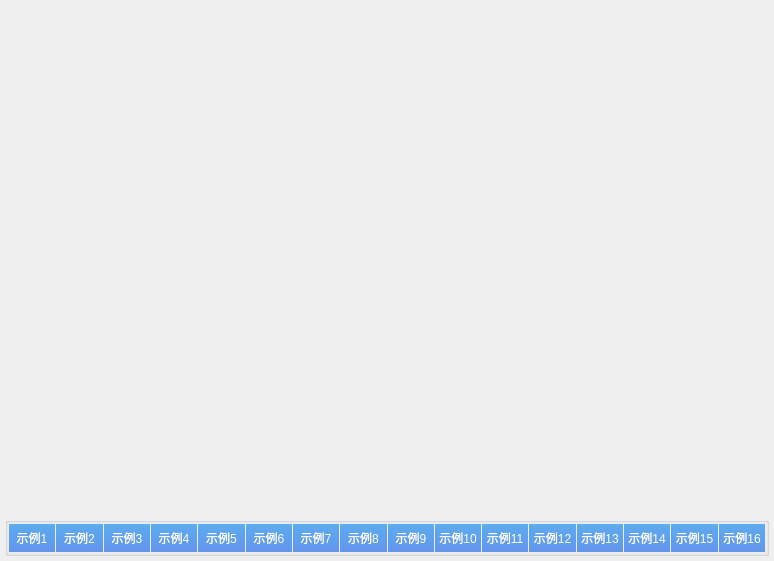
<?xml version="1.0" encoding="UTF-8"?>
<ui version="4.0">
 <class>frmPlot</class>
 <widget class="QWidget" name="frmPlot">
  <property name="geometry">
   <rect>
    <x>0</x>
    <y>0</y>
    <width>774</width>
    <height>561</height>
   </rect>
  </property>
  <property name="windowTitle">
   <string>Form</string>
  </property>
  <property name="styleSheet">
   <string notr="true">QPushButton{
	border-style:none;
	border: 0px;	
	color: rgb(255, 255, 255);
	padding: 4px;
    min-width: 25px;
    min-height: 20px;
}

QPushButton{
	background-color: qlineargradient(spread:pad, x1:0, y1:0, x2:0, y2:1, stop:0 rgba(92, 172, 238, 255), stop:1 rgba(100, 149, 237, 255));
}

QPushButton:hover{
	background-color: qlineargradient(spread:pad, x1:0, y1:0, x2:0, y2:1, stop:0 rgba(27, 137, 202, 255), stop:1 rgba(16, 119, 181, 255));
}

QPushButton:pressed{
	background-color: qlineargradient(spread:pad, x1:0, y1:0, x2:0, y2:1, stop:0 rgba(92, 172, 238, 255), stop:1 rgba(100, 149, 237, 255));
}</string>
  </property>
  <layout class="QVBoxLayout" name="verticalLayout_2">
   <property name="spacing">
    <number>3</number>
   </property>
   <property name="leftMargin">
    <number>5</number>
   </property>
   <property name="topMargin">
    <number>5</number>
   </property>
   <property name="rightMargin">
    <number>5</number>
   </property>
   <property name="bottomMargin">
    <number>5</number>
   </property>
   <item>
    <widget class="QCustomPlot" name="customPlot1" native="true"/>
   </item>
   <item>
    <widget class="QCustomPlot" name="customPlot2" native="true"/>
   </item>
   <item>
    <widget class="QCustomPlot" name="customPlot3" native="true"/>
   </item>
   <item>
    <widget class="QCustomPlot" name="customPlot4" native="true"/>
   </item>
   <item>
    <widget class="QCustomPlot" name="customPlot5" native="true"/>
   </item>
   <item>
    <widget class="QCustomPlot" name="customPlot6" native="true"/>
   </item>
   <item>
    <widget class="QCustomPlot" name="customPlot7" native="true"/>
   </item>
   <item>
    <widget class="QCustomPlot" name="customPlot8" native="true"/>
   </item>
   <item>
    <widget class="QCustomPlot" name="customPlot9" native="true"/>
   </item>
   <item>
    <widget class="QCustomPlot" name="customPlot10" native="true"/>
   </item>
   <item>
    <widget class="QCustomPlot" name="customPlot11" native="true"/>
   </item>
   <item>
    <widget class="QCustomPlot" name="customPlot12" native="true"/>
   </item>
   <item>
    <widget class="QCustomPlot" name="customPlot13" native="true"/>
   </item>
   <item>
    <widget class="QCustomPlot" name="customPlot14" native="true"/>
   </item>
   <item>
    <widget class="QCustomPlot" name="customPlot15" native="true"/>
   </item>
   <item>
    <widget class="QCustomPlot" name="customPlot16" native="true"/>
   </item>
   <item>
    <widget class="QGroupBox" name="groupBox">
     <property name="sizePolicy">
      <sizepolicy hsizetype="Preferred" vsizetype="Fixed">
       <horstretch>0</horstretch>
       <verstretch>0</verstretch>
      </sizepolicy>
     </property>
     <property name="title">
      <string/>
     </property>
     <layout class="QHBoxLayout" name="horizontalLayout">
      <property name="spacing">
       <number>1</number>
      </property>
      <property name="leftMargin">
       <number>1</number>
      </property>
      <property name="topMargin">
       <number>1</number>
      </property>
      <property name="rightMargin">
       <number>1</number>
      </property>
      <property name="bottomMargin">
       <number>1</number>
      </property>
      <item>
       <widget class="QPushButton" name="btn1">
        <property name="sizePolicy">
         <sizepolicy hsizetype="Minimum" vsizetype="Fixed">
          <horstretch>0</horstretch>
          <verstretch>0</verstretch>
         </sizepolicy>
        </property>
        <property name="text">
         <string>示例1</string>
        </property>
       </widget>
      </item>
      <item>
       <widget class="QPushButton" name="btn2">
        <property name="text">
         <string>示例2</string>
        </property>
       </widget>
      </item>
      <item>
       <widget class="QPushButton" name="btn3">
        <property name="sizePolicy">
         <sizepolicy hsizetype="Minimum" vsizetype="Fixed">
          <horstretch>0</horstretch>
          <verstretch>0</verstretch>
         </sizepolicy>
        </property>
        <property name="text">
         <string>示例3</string>
        </property>
       </widget>
      </item>
      <item>
       <widget class="QPushButton" name="btn4">
        <property name="text">
         <string>示例4</string>
        </property>
       </widget>
      </item>
      <item>
       <widget class="QPushButton" name="btn5">
        <property name="sizePolicy">
         <sizepolicy hsizetype="Minimum" vsizetype="Fixed">
          <horstretch>0</horstretch>
          <verstretch>0</verstretch>
         </sizepolicy>
        </property>
        <property name="text">
         <string>示例5</string>
        </property>
       </widget>
      </item>
      <item>
       <widget class="QPushButton" name="btn6">
        <property name="text">
         <string>示例6</string>
        </property>
       </widget>
      </item>
      <item>
       <widget class="QPushButton" name="btn7">
        <property name="sizePolicy">
         <sizepolicy hsizetype="Minimum" vsizetype="Fixed">
          <horstretch>0</horstretch>
          <verstretch>0</verstretch>
         </sizepolicy>
        </property>
        <property name="text">
         <string>示例7</string>
        </property>
       </widget>
      </item>
      <item>
       <widget class="QPushButton" name="btn8">
        <property name="text">
         <string>示例8</string>
        </property>
       </widget>
      </item>
      <item>
       <widget class="QPushButton" name="btn9">
        <property name="sizePolicy">
         <sizepolicy hsizetype="Minimum" vsizetype="Fixed">
          <horstretch>0</horstretch>
          <verstretch>0</verstretch>
         </sizepolicy>
        </property>
        <property name="text">
         <string>示例9</string>
        </property>
       </widget>
      </item>
      <item>
       <widget class="QPushButton" name="btn10">
        <property name="text">
         <string>示例10</string>
        </property>
       </widget>
      </item>
      <item>
       <widget class="QPushButton" name="btn11">
        <property name="text">
         <string>示例11</string>
        </property>
       </widget>
      </item>
      <item>
       <widget class="QPushButton" name="btn12">
        <property name="text">
         <string>示例12</string>
        </property>
       </widget>
      </item>
      <item>
       <widget class="QPushButton" name="btn13">
        <property name="text">
         <string>示例13</string>
        </property>
       </widget>
      </item>
      <item>
       <widget class="QPushButton" name="btn14">
        <property name="text">
         <string>示例14</string>
        </property>
       </widget>
      </item>
      <item>
       <widget class="QPushButton" name="btn15">
        <property name="text">
         <string>示例15</string>
        </property>
       </widget>
      </item>
      <item>
       <widget class="QPushButton" name="btn16">
        <property name="text">
         <string>示例16</string>
        </property>
       </widget>
      </item>
     </layout>
    </widget>
   </item>
  </layout>
 </widget>
 <customwidgets>
  <customwidget>
   <class>QCustomPlot</class>
   <extends>QWidget</extends>
   <header location="global">qcustomplot.h</header>
   <container>1</container>
  </customwidget>
 </customwidgets>
 <resources/>
 <connections/>
</ui>
